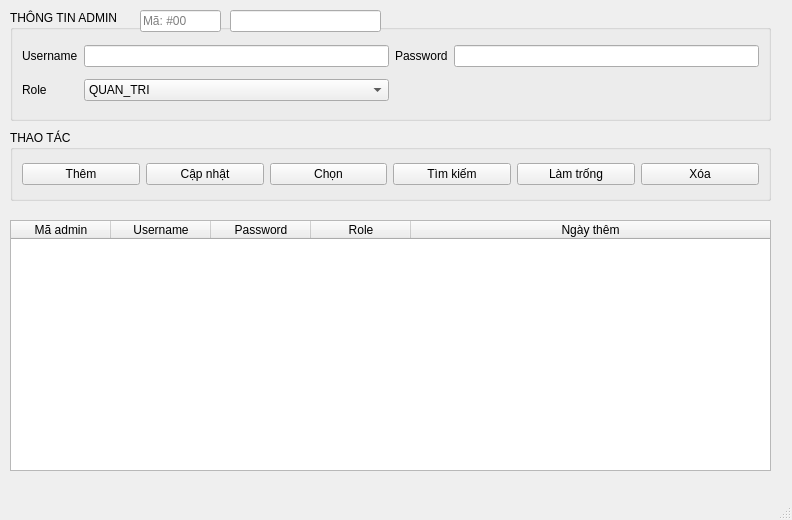
<?xml version="1.0" encoding="UTF-8"?>
<ui version="4.0">
 <class>ql_adminWindow</class>
 <widget class="QMainWindow" name="ql_adminWindow">
  <property name="geometry">
   <rect>
    <x>0</x>
    <y>0</y>
    <width>792</width>
    <height>520</height>
   </rect>
  </property>
  <property name="windowTitle">
   <string>Quản lý admin</string>
  </property>
  <property name="windowIcon">
   <iconset>
    <normaloff>C:/Users/nguye/OneDrive/Hình ảnh/donga.jpg</normaloff>C:/Users/nguye/OneDrive/Hình ảnh/donga.jpg</iconset>
  </property>
  <widget class="QWidget" name="centralwidget">
   <widget class="QGroupBox" name="groupBox">
    <property name="geometry">
     <rect>
      <x>10</x>
      <y>10</y>
      <width>761</width>
      <height>111</height>
     </rect>
    </property>
    <property name="title">
     <string>THÔNG TIN ADMIN</string>
    </property>
    <layout class="QGridLayout" name="gridLayout_2">
     <item row="0" column="0">
      <widget class="QLabel" name="label">
       <property name="text">
        <string>Username</string>
       </property>
      </widget>
     </item>
     <item row="0" column="1">
      <widget class="QLineEdit" name="username_lineEdit"/>
     </item>
     <item row="1" column="1">
      <widget class="QComboBox" name="role_comboBox">
       <item>
        <property name="text">
         <string>QUAN_TRI</string>
        </property>
       </item>
       <item>
        <property name="text">
         <string>THU_THU</string>
        </property>
       </item>
      </widget>
     </item>
     <item row="0" column="2">
      <widget class="QLabel" name="label_4">
       <property name="text">
        <string>Password</string>
       </property>
      </widget>
     </item>
     <item row="0" column="3">
      <widget class="QLineEdit" name="matkhau_lineEdit"/>
     </item>
     <item row="1" column="0">
      <widget class="QLabel" name="label_2">
       <property name="text">
        <string>Role</string>
       </property>
      </widget>
     </item>
    </layout>
   </widget>
   <widget class="QGroupBox" name="groupBox_2">
    <property name="geometry">
     <rect>
      <x>10</x>
      <y>130</y>
      <width>761</width>
      <height>71</height>
     </rect>
    </property>
    <property name="title">
     <string>THAO TÁC</string>
    </property>
    <layout class="QGridLayout" name="gridLayout">
     <item row="0" column="0">
      <widget class="QPushButton" name="them_pushButton">
       <property name="text">
        <string>Thêm</string>
       </property>
       <property name="icon">
        <iconset>
         <normaloff>icon/add_circle_24dp_FILL0_wght400_GRAD0_opsz24.svg</normaloff>icon/add_circle_24dp_FILL0_wght400_GRAD0_opsz24.svg</iconset>
       </property>
      </widget>
     </item>
     <item row="0" column="1">
      <widget class="QPushButton" name="capNhat_pushButton">
       <property name="text">
        <string>Cập nhật</string>
       </property>
       <property name="icon">
        <iconset>
         <normaloff>icon/sync_24dp_FILL0_wght400_GRAD0_opsz24.svg</normaloff>icon/sync_24dp_FILL0_wght400_GRAD0_opsz24.svg</iconset>
       </property>
      </widget>
     </item>
     <item row="0" column="2">
      <widget class="QPushButton" name="chon_pushButton">
       <property name="text">
        <string>Chọn</string>
       </property>
       <property name="icon">
        <iconset>
         <normaloff>icon/check_box_24dp_FILL0_wght400_GRAD0_opsz24.svg</normaloff>icon/check_box_24dp_FILL0_wght400_GRAD0_opsz24.svg</iconset>
       </property>
      </widget>
     </item>
     <item row="0" column="3">
      <widget class="QPushButton" name="timKiem_pushButton">
       <property name="text">
        <string>Tìm kiếm</string>
       </property>
       <property name="icon">
        <iconset>
         <normaloff>icon/search_24dp_FILL0_wght400_GRAD0_opsz24.svg</normaloff>icon/search_24dp_FILL0_wght400_GRAD0_opsz24.svg</iconset>
       </property>
      </widget>
     </item>
     <item row="0" column="4">
      <widget class="QPushButton" name="clear_pushButton">
       <property name="text">
        <string>Làm trống</string>
       </property>
       <property name="icon">
        <iconset>
         <normaloff>icon/backspace_24dp_FILL0_wght400_GRAD0_opsz24.svg</normaloff>icon/backspace_24dp_FILL0_wght400_GRAD0_opsz24.svg</iconset>
       </property>
      </widget>
     </item>
     <item row="0" column="5">
      <widget class="QPushButton" name="xoa_pushButton">
       <property name="text">
        <string>Xóa</string>
       </property>
       <property name="icon">
        <iconset>
         <normaloff>icon/delete_24dp_FILL0_wght400_GRAD0_opsz24.svg</normaloff>icon/delete_24dp_FILL0_wght400_GRAD0_opsz24.svg</iconset>
       </property>
      </widget>
     </item>
    </layout>
   </widget>
   <widget class="QTableWidget" name="tableWidget">
    <property name="geometry">
     <rect>
      <x>10</x>
      <y>220</y>
      <width>761</width>
      <height>251</height>
     </rect>
    </property>
    <property name="focusPolicy">
     <enum>Qt::NoFocus</enum>
    </property>
    <property name="showGrid">
     <bool>false</bool>
    </property>
    <attribute name="horizontalHeaderStretchLastSection">
     <bool>true</bool>
    </attribute>
    <attribute name="verticalHeaderVisible">
     <bool>false</bool>
    </attribute>
    <column>
     <property name="text">
      <string>Mã admin</string>
     </property>
    </column>
    <column>
     <property name="text">
      <string>Username</string>
     </property>
    </column>
    <column>
     <property name="text">
      <string>Password</string>
     </property>
    </column>
    <column>
     <property name="text">
      <string>Role</string>
     </property>
    </column>
    <column>
     <property name="text">
      <string>Ngày thêm</string>
     </property>
    </column>
   </widget>
   <widget class="QLineEdit" name="maRow">
    <property name="geometry">
     <rect>
      <x>140</x>
      <y>10</y>
      <width>81</width>
      <height>22</height>
     </rect>
    </property>
    <property name="styleSheet">
     <string notr="true">placeholder=&quot;Mã: #00&quot;</string>
    </property>
    <property name="text">
     <string/>
    </property>
    <property name="readOnly">
     <bool>true</bool>
    </property>
    <property name="placeholderText">
     <string>Mã: #00</string>
    </property>
   </widget>
   <widget class="QLineEdit" name="soLuongRow">
    <property name="geometry">
     <rect>
      <x>230</x>
      <y>10</y>
      <width>151</width>
      <height>22</height>
     </rect>
    </property>
    <property name="styleSheet">
     <string notr="true"/>
    </property>
    <property name="text">
     <string/>
    </property>
    <property name="readOnly">
     <bool>true</bool>
    </property>
    <property name="placeholderText">
     <string/>
    </property>
   </widget>
  </widget>
  <widget class="QMenuBar" name="menubar">
   <property name="geometry">
    <rect>
     <x>0</x>
     <y>0</y>
     <width>792</width>
     <height>21</height>
    </rect>
   </property>
  </widget>
  <widget class="QStatusBar" name="statusbar"/>
 </widget>
 <resources/>
 <connections/>
</ui>
